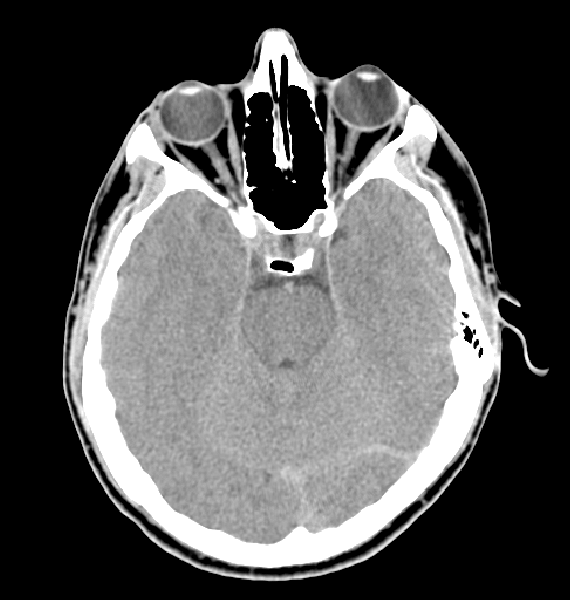
#> input picture Fig0359(a)(headCT_Vandy).tif, 570 x 600 px, found by its file name
$ python q5.py
#> lines starting #> are read from the running program, lines starting #| are printed output that depends on the picture
#> further down, imageHead is the input picture: shape (600, 570); min 0, max 255, mean 84.7
import cv2
import numpy as np

def regionGrowing(image, sp, thresholds):

#> called with sp = (100, 100), thresholds = (50, 100, 220)
    t1, t2, t3 = thresholds
    h, w = image.shape
#> h = 600; w = 570
    segmented = np.zeros((h, w, 3), dtype=np.uint8)

    seed_value = image[sp]
#> seed_value = 0
    colors = [(255, 0, 0), (0, 255, 0), (0, 0, 255)]
    stack = [sp]

    while stack:
        x, y = stack.pop()
        for dx, dy in [(-1, 0), (1, 0), (0, -1), (0, 1)]:
            nx, ny = x + dx, y + dy
            if 0 <= nx < h and 0 <= ny < w and np.all(segmented[nx, ny] == 0):
                pixel_value = image[nx, ny]
                diff = abs(pixel_value - seed_value)
                if diff <= t1:
                    segmented[nx, ny] = colors[0]
                    stack.append((nx, ny))
                elif diff <= t2:
                    segmented[nx, ny] = colors[1]
                    stack.append((nx, ny))
                elif diff <= t3:
                    segmented[nx, ny] = colors[2]
                    stack.append((nx, ny))
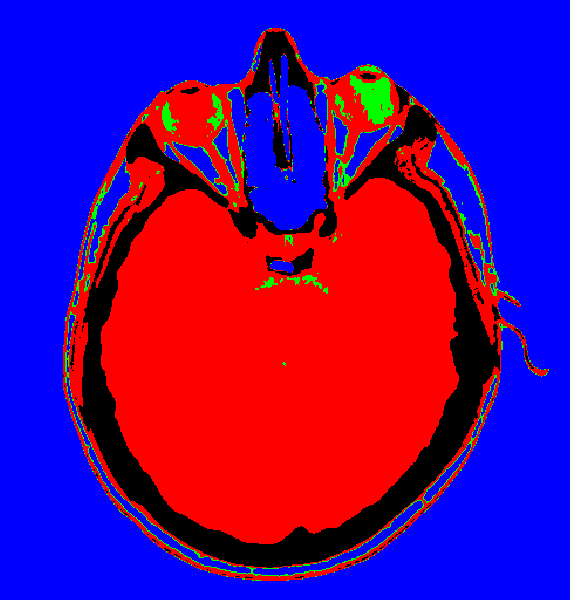
#> segmented: shape (600, 570, 3); mean of channels 0, 1, 2 133.2, 5.2, 90.7; drawn as B, G, R
#> after the loop, stack = []

    return segmented

imageHead = cv2.imread("/Users/meyavuz/Desktop/goruntu isleme/Fig0359(a)(headCT_Vandy).tif",cv2.IMREAD_GRAYSCALE)
#imageChest = cv2.imread("/Users/meyavuz/Desktop/goruntu isleme/Fig0107(a)(chest-xray-vandy).tif",cv2.IMREAD_GRAYSCALE)
#imageFetus = cv2.imread("/Users/meyavuz/Desktop/goruntu isleme/Fig0120(a)(ultrasound-fetus1).tif",cv2.IMREAD_GRAYSCALE)
#imageBreast = cv2.imread("/Users/meyavuz/Desktop/goruntu isleme/Fig0304(a)(breast_digital_Xray).tif",cv2.IMREAD_GRAYSCALE)

sp = (100, 100)
thresholds = (50, 100, 220)
segmented_result = regionGrowing(imageHead, sp, thresholds)

cv2.imshow("Original Image", imageHead)
cv2.imshow("Segmented Image", segmented_result)
cv2.waitKey(0)
cv2.destroyAllWindows()
